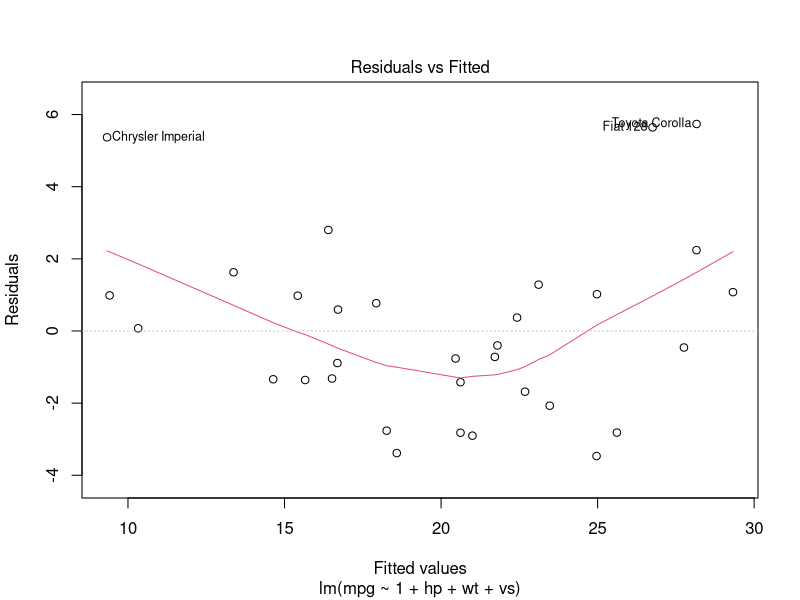
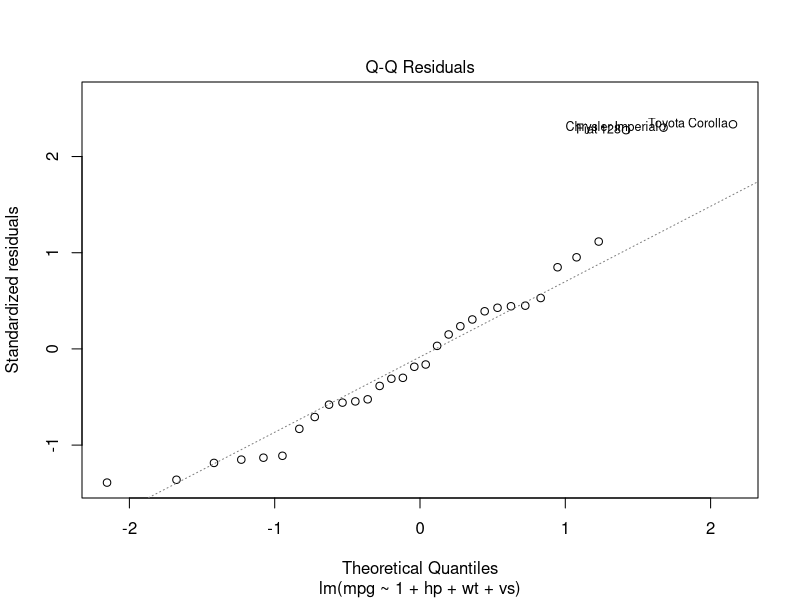
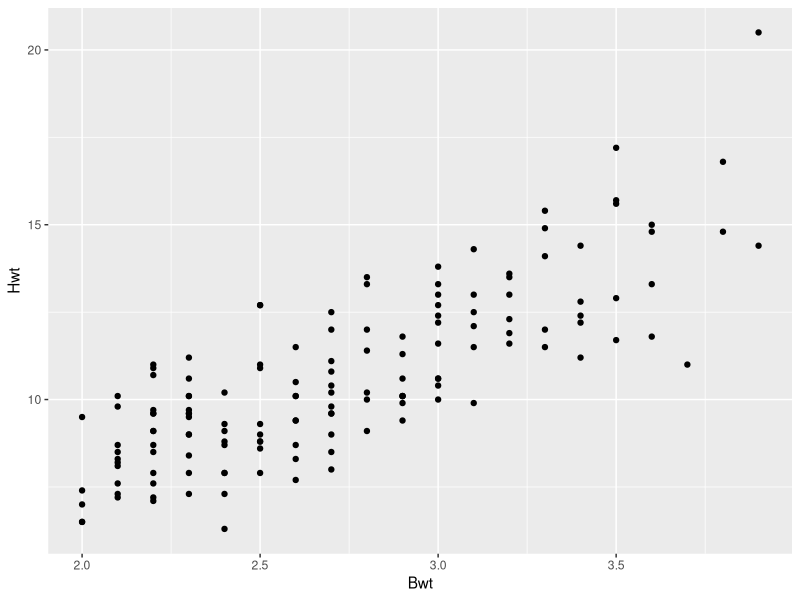
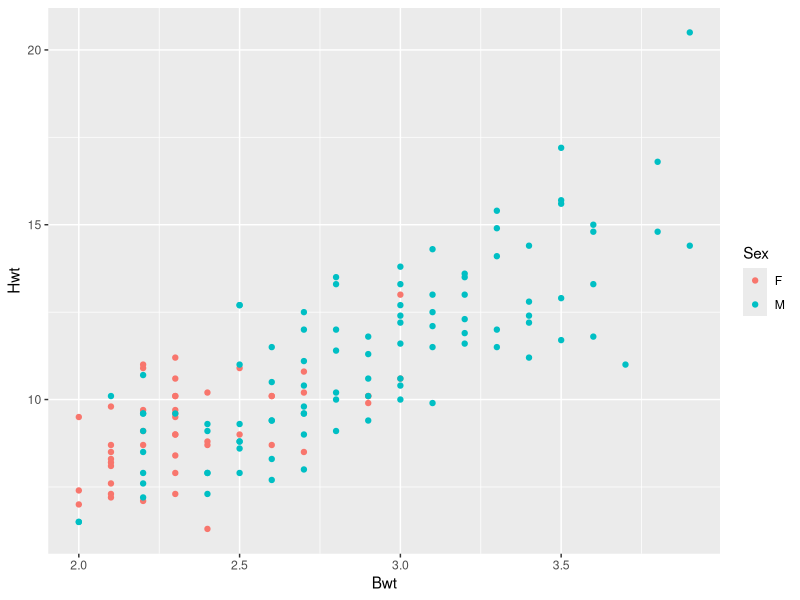
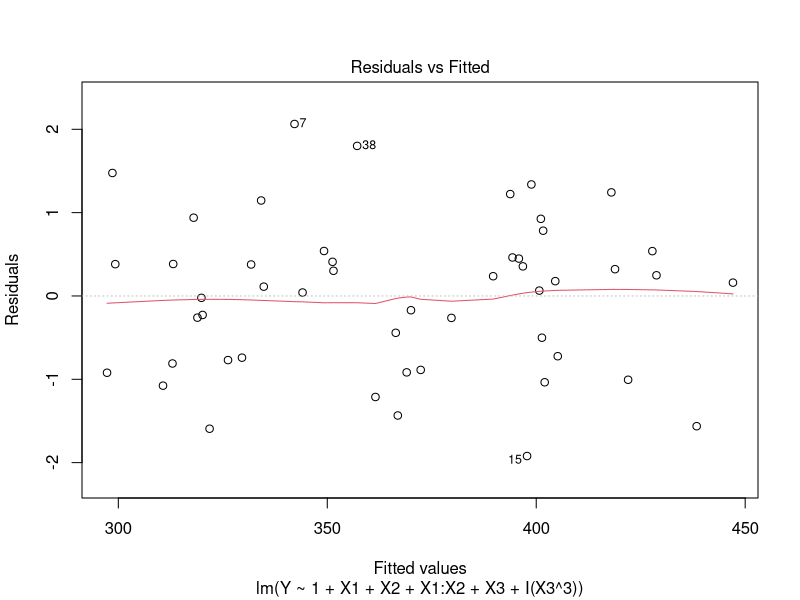
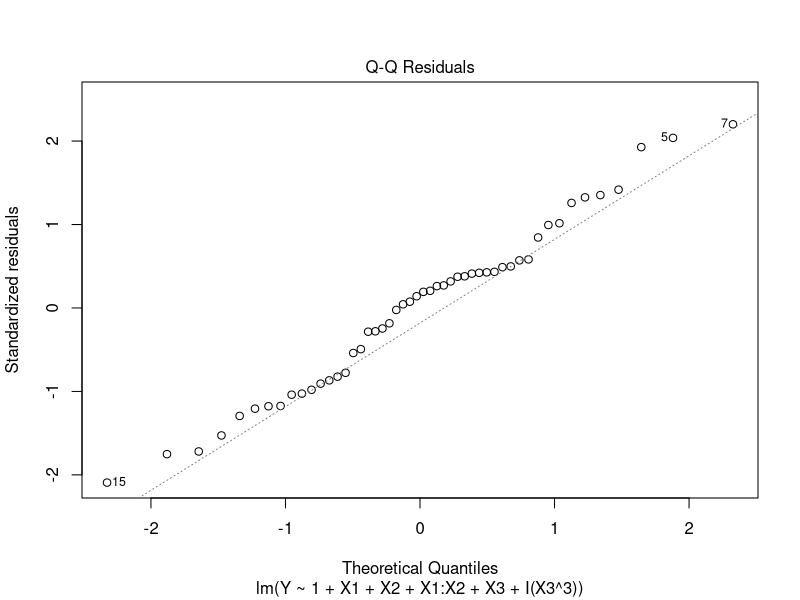
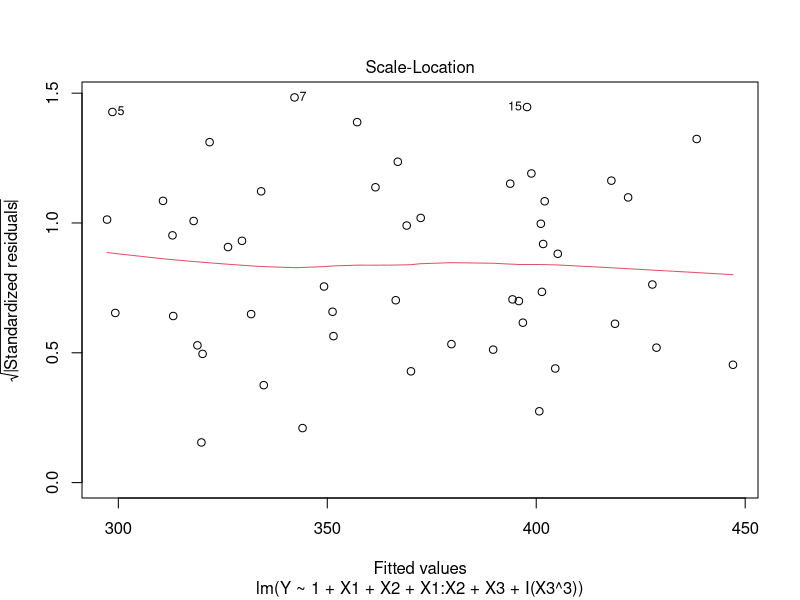
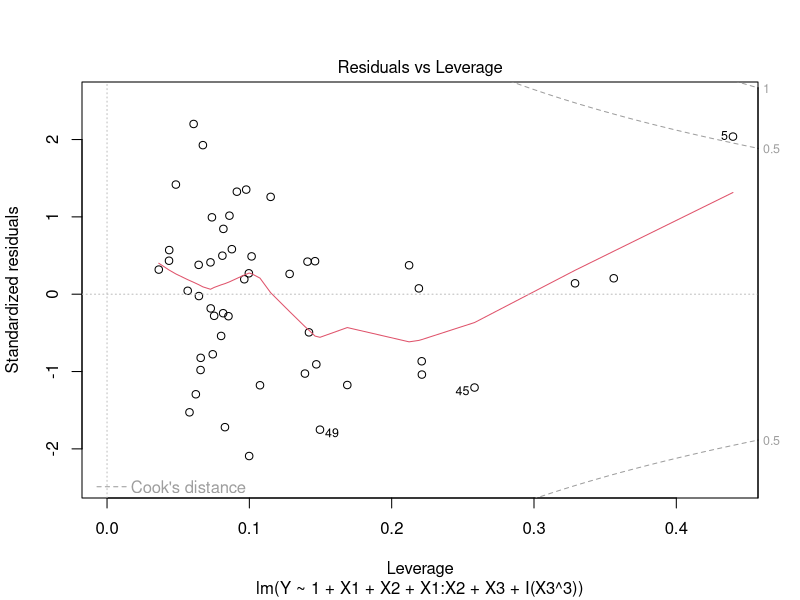

Recreate these plots in R, in order.
## ---- chunk 1
knitr::opts_chunk$set(echo = TRUE)
library(ggplot2)
library(tidyverse)
## ---- chunk 2
lm.mtcars = lm(mpg ~ 1 + hp + wt + vs, data = mtcars)
plot(lm.mtcars, ask = F, which = 1:2)
## ---- chunk 3
summary(lm.mtcars)
## ---- chunk 4
confint(lm.mtcars, level = 0.95)
## ---- chunk 5
library(MASS)
head(cats)
## ---- chunk 6
ggplot(cats, aes(x = Bwt, y = Hwt)) + 
    geom_point()
## ---- chunk 7
weight_lm = lm(Hwt ~ 1 + Bwt, data = cats)
summary(weight_lm)
## ---- chunk 8
ggplot(cats, aes(x = Bwt, y = Hwt, color = Sex)) + 
    geom_point()
## ---- chunk 9
weight_v2_lm = lm(Hwt ~ 1 + Bwt + Sex + Bwt:Sex, data = cats) 
summary(weight_v2_lm)
## ---- chunk 10
multiple_data = read_csv("multData.csv")
## ---- chunk 11
bo = lm(Y ~ 1 + X1 + X2, data = multiple_data)
summary(bo)
## ---- chunk 12
bo_v1 = lm(Y ~ 1 + X1 + X2 + X1:X2, data = multiple_data)
summary(bo_v1)
## ---- chunk 13
bo_v2 = lm(Y ~ 1 + X1 + X2 + X1:X2 + X3, data = multiple_data)
summary(bo_v2)
## ---- chunk 14
bo_v3 = lm(Y ~ 1 + X1 + X2 + X1:X2 + X3 + I(X3^3), data = multiple_data)
summary(bo_v3)
## ---- chunk 15
plot(bo_v3)
